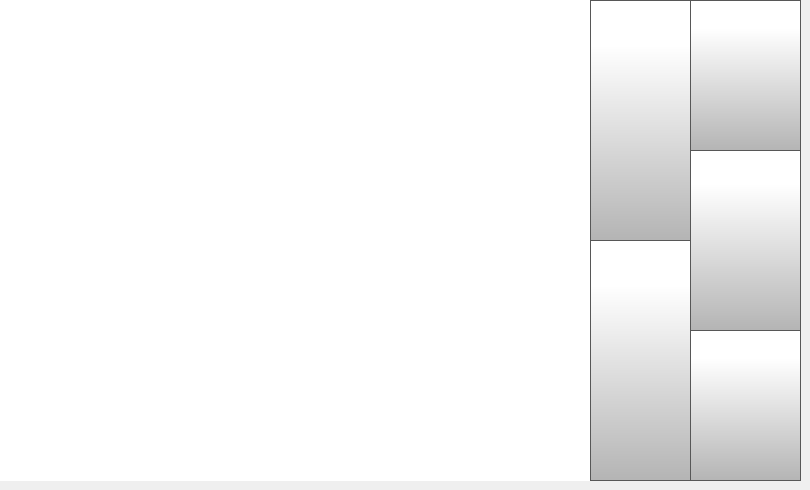
    <widget class="QWidget" name="fileListUSBPage">
     <widget class="QPushButton" name="USBStorageSaveButton">
      <property name="geometry">
       <rect>
        <x>690</x>
        <y>150</y>
        <width>111</width>
        <height>181</height>
       </rect>
      </property>
      <property name="minimumSize">
       <size>
        <width>0</width>
        <height>0</height>
       </size>
      </property>
      <property name="font">
       <font>
        <family>Gotham Light</family>
        <pointsize>20</pointsize>
       </font>
      </property>
      <property name="styleSheet">
       <string notr="true">QPushButton {
     border: 1px solid rgb(87, 87, 87);
	background-color: qlineargradient(spread:pad, x1:0, y1:1, x2:0, y2:0.188, stop:0 rgba(180, 180, 180, 255), stop:1 rgba(255, 255, 255, 255));

}

QPushButton:pressed {
    background-color: qlineargradient(x1: 0, y1: 0, x2: 0, y2: 1,
                                      stop: 0 #dadbde, stop: 1 #f6f7fa);
}

QPushButton:flat {
    border: none; /* no border for a flat push button */
}

QPushButton:default {
    border-color: navy; /* make the default button prominent */
}

QPushButton:focus {
	outline: none;
}</string>
      </property>
      <property name="text">
       <string/>
      </property>
      <property name="icon">
       <iconset>
        <normaloff>templates/img/icon.png</normaloff>templates/img/icon.png</iconset>
      </property>
      <property name="iconSize">
       <size>
        <width>70</width>
        <height>70</height>
       </size>
      </property>
      <property name="checkable">
       <bool>false</bool>
      </property>
      <property name="autoDefault">
       <bool>false</bool>
      </property>
      <property name="default">
       <bool>false</bool>
      </property>
      <property name="flat">
       <bool>false</bool>
      </property>
     </widget>
     <widget class="QPushButton" name="USBStorageScrollUp">
      <property name="geometry">
       <rect>
        <x>590</x>
        <y>0</y>
        <width>101</width>
        <height>241</height>
       </rect>
      </property>
      <property name="minimumSize">
       <size>
        <width>0</width>
        <height>0</height>
       </size>
      </property>
      <property name="font">
       <font>
        <family>Gotham Light</family>
        <pointsize>20</pointsize>
       </font>
      </property>
      <property name="styleSheet">
       <string notr="true">QPushButton {

     border: 1px solid rgb(87, 87, 87);
	background-color: qlineargradient(spread:pad, x1:0, y1:1, x2:0, y2:0.188, stop:0 rgba(180, 180, 180, 255), stop:1 rgba(255, 255, 255, 255));

}

QPushButton:pressed {
    background-color: qlineargradient(x1: 0, y1: 0, x2: 0, y2: 1,
                                      stop: 0 #dadbde, stop: 1 #f6f7fa);
}

QPushButton:flat {
    border: none; /* no border for a flat push button */
}

QPushButton:default {
    border-color: navy; /* make the default button prominent */
}

QPushButton:focus {
	outline: none;
}</string>
      </property>
      <property name="text">
       <string/>
      </property>
      <property name="icon">
       <iconset>
        <normaloff>templates/img/arrows.png</normaloff>templates/img/arrows.png</iconset>
      </property>
      <property name="iconSize">
       <size>
        <width>70</width>
        <height>70</height>
       </size>
      </property>
      <property name="checkable">
       <bool>false</bool>
      </property>
      <property name="autoRepeat">
       <bool>true</bool>
      </property>
      <property name="autoExclusive">
       <bool>false</bool>
      </property>
      <property name="autoDefault">
       <bool>false</bool>
      </property>
      <property name="default">
       <bool>false</bool>
      </property>
      <property name="flat">
       <bool>false</bool>
      </property>
     </widget>
     <widget class="QPushButton" name="USBStorageSelectButton">
      <property name="geometry">
       <rect>
        <x>690</x>
        <y>0</y>
        <width>111</width>
        <height>151</height>
       </rect>
      </property>
      <property name="minimumSize">
       <size>
        <width>0</width>
        <height>0</height>
       </size>
      </property>
      <property name="font">
       <font>
        <family>Gotham Light</family>
        <pointsize>20</pointsize>
       </font>
      </property>
      <property name="styleSheet">
       <string notr="true">QPushButton {
     border: 1px solid rgb(87, 87, 87);
	background-color: qlineargradient(spread:pad, x1:0, y1:1, x2:0, y2:0.188, stop:0 rgba(180, 180, 180, 255), stop:1 rgba(255, 255, 255, 255));


}

QPushButton:pressed {
    background-color: qlineargradient(x1: 0, y1: 0, x2: 0, y2: 1,
                                      stop: 0 #dadbde, stop: 1 #f6f7fa);
}

QPushButton:flat {
    border: none; /* no border for a flat push button */
}

QPushButton:default {
    border-color: navy; /* make the default button prominent */
}

QPushButton:focus {
	outline: none;
}</string>
      </property>
      <property name="text">
       <string/>
      </property>
      <property name="icon">
       <iconset>
        <normaloff>templates/img/verification-mark.png</normaloff>templates/img/verification-mark.png</iconset>
      </property>
      <property name="iconSize">
       <size>
        <width>70</width>
        <height>70</height>
       </size>
      </property>
      <property name="checkable">
       <bool>false</bool>
      </property>
      <property name="autoDefault">
       <bool>false</bool>
      </property>
      <property name="default">
       <bool>false</bool>
      </property>
      <property name="flat">
       <bool>false</bool>
      </property>
     </widget>
     <widget class="QPushButton" name="USBStorageBackButton">
      <property name="geometry">
       <rect>
        <x>690</x>
        <y>330</y>
        <width>111</width>
        <height>151</height>
       </rect>
      </property>
      <property name="minimumSize">
       <size>
        <width>0</width>
        <height>0</height>
       </size>
      </property>
      <property name="font">
       <font>
        <family>Gotham Light</family>
        <pointsize>20</pointsize>
       </font>
      </property>
      <property name="styleSheet">
       <string notr="true">QPushButton {
        border: 1px solid rgb(87, 87, 87);
	background-color: qlineargradient(spread:pad, x1:0, y1:1, x2:0, y2:0.188, stop:0 rgba(180, 180, 180, 255), stop:1 rgba(255, 255, 255, 255));


}

QPushButton:pressed {
    background-color: qlineargradient(x1: 0, y1: 0, x2: 0, y2: 1,
                                      stop: 0 #dadbde, stop: 1 #f6f7fa);
}

QPushButton:flat {
    border: none; /* no border for a flat push button */
}

QPushButton:default {
    border-color: navy; /* make the default button prominent */
}

QPushButton:focus {
	outline: none;
}</string>
      </property>
      <property name="text">
       <string/>
      </property>
      <property name="icon">
       <iconset>
        <normaloff>templates/img/arrows-4.png</normaloff>templates/img/arrows-4.png</iconset>
      </property>
      <property name="iconSize">
       <size>
        <width>70</width>
        <height>70</height>
       </size>
      </property>
      <property name="checkable">
       <bool>false</bool>
      </property>
      <property name="autoDefault">
       <bool>false</bool>
      </property>
      <property name="default">
       <bool>false</bool>
      </property>
      <property name="flat">
       <bool>false</bool>
      </property>
     </widget>
     <widget class="QPushButton" name="USBStorageScrollDown">
      <property name="geometry">
       <rect>
        <x>590</x>
        <y>240</y>
        <width>101</width>
        <height>241</height>
       </rect>
      </property>
      <property name="minimumSize">
       <size>
        <width>0</width>
        <height>0</height>
       </size>
      </property>
      <property name="font">
       <font>
        <family>Gotham Light</family>
        <pointsize>20</pointsize>
       </font>
      </property>
      <property name="styleSheet">
       <string notr="true">QPushButton {
     border: 1px solid rgb(87, 87, 87);
	background-color: qlineargradient(spread:pad, x1:0, y1:1, x2:0, y2:0.188, stop:0 rgba(180, 180, 180, 255), stop:1 rgba(255, 255, 255, 255));


}

QPushButton:pressed {
    background-color: qlineargradient(x1: 0, y1: 0, x2: 0, y2: 1,
                                      stop: 0 #dadbde, stop: 1 #f6f7fa);
}

QPushButton:flat {
    border: none; /* no border for a flat push button */
}

QPushButton:default {
    border-color: navy; /* make the default button prominent */
}

QPushButton:focus {
	outline: none;
}</string>
      </property>
      <property name="text">
       <string/>
      </property>
      <property name="icon">
       <iconset>
        <normaloff>templates/img/arrows-5.png</normaloff>templates/img/arrows-5.png</iconset>
      </property>
      <property name="iconSize">
       <size>
        <width>70</width>
        <height>70</height>
       </size>
      </property>
      <property name="checkable">
       <bool>false</bool>
      </property>
      <property name="autoRepeat">
       <bool>true</bool>
      </property>
      <property name="autoExclusive">
       <bool>false</bool>
      </property>
      <property name="autoDefault">
       <bool>false</bool>
      </property>
      <property name="default">
       <bool>false</bool>
      </property>
      <property name="flat">
       <bool>false</bool>
      </property>
     </widget>
     <widget class="QListWidget" name="fileListWidgetUSB">
      <property name="geometry">
       <rect>
        <x>0</x>
        <y>0</y>
        <width>591</width>
        <height>481</height>
       </rect>
      </property>
      <property name="font">
       <font>
        <family>Gotham</family>
        <pointsize>20</pointsize>
       </font>
      </property>
      <property name="styleSheet">
       <string notr="true">

QListView {
    show-decoration-selected: 1; /* make the selection span the entire width
 of the view */
	background-color: rgb(255, 255, 255);
outline: none;
}

QListView::item:!selected {
	color: black;
outline: none;
}

QListView::item:selected {
    border:  rgb(182, 182, 182);
	color: rgb(255, 255, 255);
	background-color: rgb(40, 40, 40);
outline: none;
}

QListView::item:selected:!active {
     border: 1px solid rgb(182, 182, 182);
	background-color: rgb(40,40,40);
outline: none;

}

QListView::item:selected:active {
     border: 1px solid  rgb(182, 182, 182);
	background-color: rgb(40,40,40);
outline: none;
}

QListView::item:selected:focus {
	outline: none;
}
</string>
      </property>
      <property name="frameShape">
       <enum>QFrame::NoFrame</enum>
      </property>
      <property name="frameShadow">
       <enum>QFrame::Plain</enum>
      </property>
      <property name="verticalScrollBarPolicy">
       <enum>Qt::ScrollBarAlwaysOff</enum>
      </property>
      <property name="horizontalScrollBarPolicy">
       <enum>Qt::ScrollBarAlwaysOff</enum>
      </property>
      <property name="autoScrollMargin">
       <number>4</number>
      </property>
      <property name="verticalScrollMode">
       <enum>QAbstractItemView::ScrollPerItem</enum>
      </property>
      <property name="spacing">
       <number>8</number>
      </property>
     </widget>
     <zorder>USBStorageSaveButton</zorder>
     <zorder>USBStorageSelectButton</zorder>
     <zorder>USBStorageBackButton</zorder>
     <zorder>fileListWidgetUSB</zorder>
     <zorder>USBStorageScrollDown</zorder>
     <zorder>USBStorageScrollUp</zorder>
    </widget>
